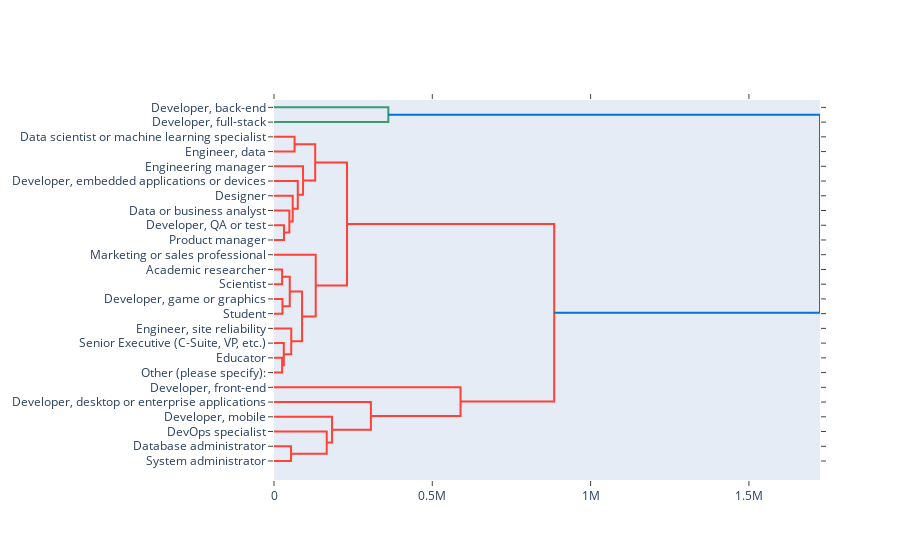

Notebook cell for this chart:
### Code cell
fig = ff.create_dendrogram(job_skill, orientation = 'left', labels = job_skill.index)
fig.show()
fig.write_html('../reports/figures/jobs_dendogram.html')

### Figure 1 — Plotly figure (JSON) as saved in the notebook; plotly's stock layout.template omitted (floating-point values rounded to 4 significant figures)
{"data": [{"hoverinfo": "text", "marker": {"color": "rgb(61,153,112)"}, "mode": "lines", "type": "scatter", "x": [0, 361100.0, 361100.0, 0], "xaxis": "x", "y": [-5, -5, -15, -15], "yaxis": "y"}, {"hoverinfo": "text", "marker": {"color": "rgb(255,65,54)"}, "mode": "lines", "type": "scatter", "x": [0, 65000.0, 65000.0, 0], "xaxis": "x", "y": [-25, -25, -35, -35], "yaxis": "y"}, {"hoverinfo": "text", "marker": {"color": "rgb(255,65,54)"}, "mode": "lines", "type": "scatter", "x": [0, 31510.0, 31510.0, 0], "xaxis": "x", "y": [-85, -85, -95, -95], "yaxis": "y"}, {"hoverinfo": "text", "marker": {"color": "rgb(255,65,54)"}, "mode": "lines", "type": "scatter", "x": [0, 48560.0, 48560.0, 31510.0], "xaxis": "x", "y": [-75, -75, -90, -90], "yaxis": "y"}, {"hoverinfo": "text", "marker": {"color": "rgb(255,65,54)"}, "mode": "lines", "type": "scatter", "x": [0, 59070.0, 59070.0, 48560.0], "xaxis": "x", "y": [-65, -65, -82.5, -82.5], "yaxis": "y"}, {"hoverinfo": "text", "marker": {"color": "rgb(255,65,54)"}, "mode": "lines", "type": "scatter", "x": [0, 75110.0, 75110.0, 59070.0], "xaxis": "x", "y": [-55, -55, -73.75, -73.75], "yaxis": "y"}, {"hoverinfo": "text", "marker": {"color": "rgb(255,65,54)"}, "mode": "lines", "type": "scatter", "x": [0, 91740.0, 91740.0, 75110.0], "xaxis": "x", "y": [-45, -45, -64.38, -64.38], "yaxis": "y"}, {"hoverinfo": "text", "marker": {"color": "rgb(255,65,54)"}, "mode": "lines", "type": "scatter", "x": [65000.0, 130100.0, 130100.0, 91740.0], "xaxis": "x", "y": [-30, -30, -54.69, -54.69], "yaxis": "y"}, {"hoverinfo": "text", "marker": {"color": "rgb(255,65,54)"}, "mode": "lines", "type": "scatter", "x": [0, 25640.0, 25640.0, 0], "xaxis": "x", "y": [-115, -115, -125, -125], "yaxis": "y"}, {"hoverinfo": "text", "marker": {"color": "rgb(255,65,54)"}, "mode": "lines", "type": "scatter", "x": [0, 26760.0, 26760.0, 0], "xaxis": "x", "y": [-135, -135, -145, -145], "yaxis": "y"}, {"hoverinfo": "text", "marker": {"color": "rgb(255,65,54)"}, "mode": "lines", "type": "scatter", "x": [25640.0, 49770.0, 49770.0, 26760.0], "xaxis": "x", "y": [-120, -120, -140, -140], "yaxis": "y"}, {"hoverinfo": "text", "marker": {"color": "rgb(255,65,54)"}, "mode": "lines", "type": "scatter", "x": [0, 25710.0, 25710.0, 0], "xaxis": "x", "y": [-175, -175, -185, -185], "yaxis": "y"}, {"hoverinfo": "text", "marker": {"color": "rgb(255,65,54)"}, "mode": "lines", "type": "scatter", "x": [0, 30970.0, 30970.0, 25710.0], "xaxis": "x", "y": [-165, -165, -180, -180], "yaxis": "y"}, {"hoverinfo": "text", "marker": {"color": "rgb(255,65,54)"}, "mode": "lines", "type": "scatter", "x": [0, 54450.0, 54450.0, 30970.0], "xaxis": "x", "y": [-155, -155, -172.5, -172.5], "yaxis": "y"}, {"hoverinfo": "text", "marker": {"color": "rgb(255,65,54)"}, "mode": "lines", "type": "scatter", "x": [49770.0, 88600.0, 88600.0, 54450.0], "xaxis": "x", "y": [-130, -130, -163.8, -163.8], "yaxis": "y"}, {"hoverinfo": "text", "marker": {"color": "rgb(255,65,54)"}, "mode": "lines", "type": "scatter", "x": [0, 131800.0, 131800.0, 88600.0], "xaxis": "x", "y": [-105, -105, -146.9, -146.9], "yaxis": "y"}, {"hoverinfo": "text", "marker": {"color": "rgb(255,65,54)"}, "mode": "lines", "type": "scatter", "x": [130100.0, 230700.0, 230700.0, 131800.0], "xaxis": "x", "y": [-42.34, -42.34, -125.9, -125.9], "yaxis": "y"}, {"hoverinfo": "text", "marker": {"color": "rgb(255,65,54)"}, "mode": "lines", "type": "scatter", "x": [0, 53780.0, 53780.0, 0], "xaxis": "x", "y": [-235, -235, -245, -245], "yaxis": "y"}, {"hoverinfo": "text", "marker": {"color": "rgb(255,65,54)"}, "mode": "lines", "type": "scatter", "x": [0, 166500.0, 166500.0, 53780.0], "xaxis": "x", "y": [-225, -225, -240, -240], "yaxis": "y"}, {"hoverinfo": "text", "marker": {"color": "rgb(255,65,54)"}, "mode": "lines", "type": "scatter", "x": [0, 183300.0, 183300.0, 166500.0], "xaxis": "x", "y": [-215, -215, -232.5, -232.5], "yaxis": "y"}, {"hoverinfo": "text", "marker": {"color": "rgb(255,65,54)"}, "mode": "lines", "type": "scatter", "x": [0, 306100.0, 306100.0, 183300.0], "xaxis": "x", "y": [-205, -205, -223.8, -223.8], "yaxis": "y"}, {"hoverinfo": "text", "marker": {"color": "rgb(255,65,54)"}, "mode": "lines", "type": "scatter", "x": [0, 589200.0, 589200.0, 306100.0], "xaxis": "x", "y": [-195, -195, -214.4, -214.4], "yaxis": "y"}, {"hoverinfo": "text", "marker": {"color": "rgb(255,65,54)"}, "mode": "lines", "type": "scatter", "x": [230700.0, 885000.0, 885000.0, 589200.0], "xaxis": "x", "y": [-84.14, -84.14, -204.7, -204.7], "yaxis": "y"}, {"hoverinfo": "text", "marker": {"color": "rgb(0,116,217)"}, "mode": "lines", "type": "scatter", "x": [361100.0, 1725000.0, 1725000.0, 885000.0], "xaxis": "x", "y": [-10, -10, -144.4, -144.4], "yaxis": "y"}], "layout": {"autosize": false, "height": null, "hovermode": "closest", "showlegend": false, "width": null, "xaxis": {"mirror": "allticks", "rangemode": "tozero", "showgrid": false, "showline": true, "showticklabels": true, "ticks": "outside", "type": "linear", "zeroline": false}, "yaxis": {"mirror": "allticks", "rangemode": "tozero", "showgrid": false, "showline": true, "showticklabels": true, "tickmode": "array", "ticks": "outside", "ticktext": ["Developer, back-end", "Developer, full-stack", "Data scientist or machine learning specialist", "Engineer, data", "Engineering manager", "Developer, embedded applications or devices", "Designer", "Data or business analyst", "Developer, QA or test", "Product manager", "Marketing or sales professional", "Academic researcher", "Scientist", "Developer, game or graphics", "Student", "Engineer, site reliability", "Senior Executive (C-Suite, VP, etc.)", "Educator", "Other (please specify):", "Developer, front-end", "Developer, desktop or enterprise applications", "Developer, mobile", "DevOps specialist", "Database administrator", "System administrator"], "tickvals": [-5, -15, -25, -35, -45, -55, -65, -75, -85, -95, -105, -115, -125, -135, -145, -155, -165, -175, -185, -195, -205, -215, -225, -235, -245], "type": "linear", "zeroline": false}}}
